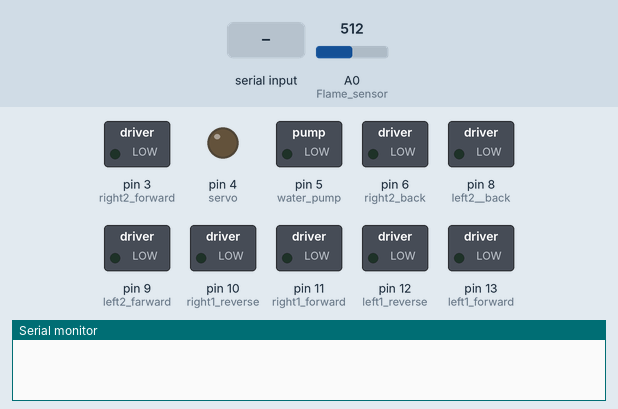
Bench run of a sketch on a simulated Arduino Uno, built with avr-gcc and run on an emulated ATmega328P. Parts: switched loads named in the sketch (green lamp = pin HIGH), output pins drawn as LEDs (lit = HIGH), the last lines printed to the serial monitor. Inputs (shaded band) come from the test bench; at power-on: A0 (Flame_sensor) = 512.

Above: at 1.2 s.
1.3 s: "B" received over Serial
At 2.4 s:
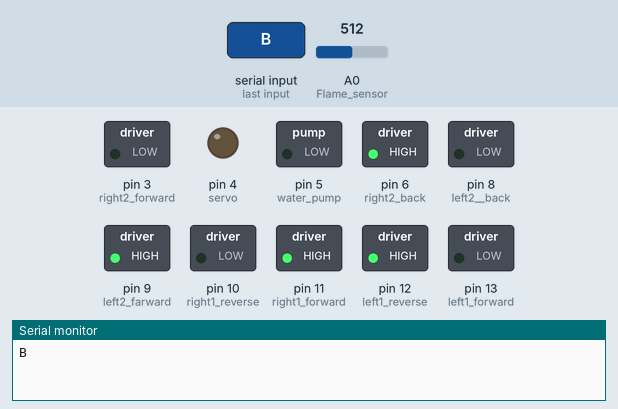
2.9 s: "F" received over Serial
At 3.6 s:
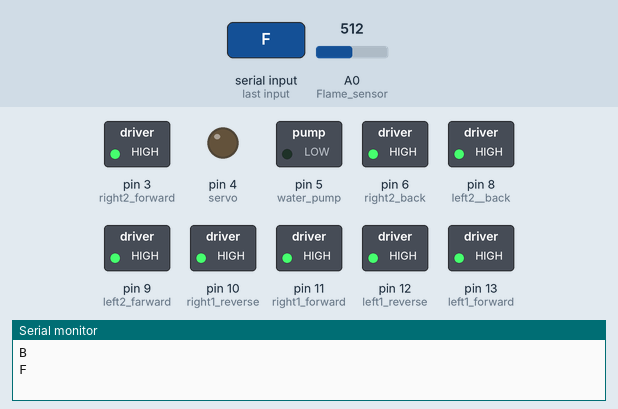
4.4 s: "W" received over Serial
At 4.7 s:
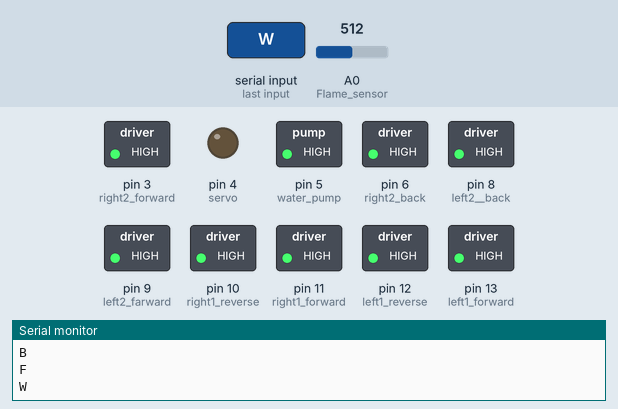
Timing chart, 0 to 7.4 s (numbered marks = the images above; inputs shaded):
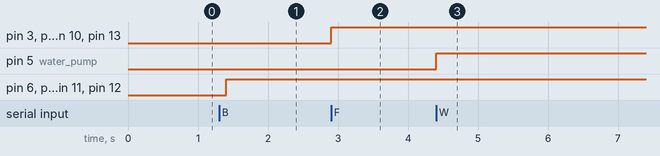

The sketch:

car-4.ino
```cpp
#include <SoftwareSerial.h>
#include <Servo.h>

Servo servoMotor;
char t;
bool pump; // Initialize pump to true

void setup() {
  pinMode(13, OUTPUT);  //left1 forward
  pinMode(12, OUTPUT);  //left1 reverse
  pinMode(11, OUTPUT);  //right1 forward
  pinMode(10, OUTPUT);  //right1 reverse
  pinMode(9, OUTPUT);   //left2 farward
  pinMode(8, OUTPUT);   //left2  back
  pinMode(3, OUTPUT);   //right2 forward
  pinMode(6, OUTPUT);   //right2 back
  pinMode(5, OUTPUT);   //water pump
  pinMode(4, OUTPUT);   //servo
  pinMode(A0, INPUT);   // Flame sensor
  Serial.begin(9600);
}

void loop() {
  if (Serial.available()) {
    t = Serial.read();
    Serial.println(t);
  }

  if (t == 'B') { // move  forward(all motors rotate in forward direction)
    digitalWrite(12, HIGH);
    digitalWrite(11, HIGH);
    digitalWrite(9, HIGH);
    digitalWrite(6, HIGH);
  }

  else if (t == 'F') { // move reverse (all  motors rotate in reverse direction)
    digitalWrite(13, HIGH);
    digitalWrite(10, HIGH);
    digitalWrite(8, HIGH);
    digitalWrite(3, HIGH);
  }

  else if (t == 'R') { // turn right (left side motors rotate in forward direction,  right side motors doesn't rotate)
    digitalWrite(13, HIGH);
    digitalWrite(3, HIGH);
  }

  else if (t == 'L') { // turn left (right side motors rotate in forward direction, left  side motors doesn't rotate)
    digitalWrite(10, HIGH);
    digitalWrite(8, HIGH);
  }

  else if (t == 'W') { // turn led on or off)
    digitalWrite(5, HIGH);
    pump = true; // Set pump to true when water pump is turned on
  } else if (t == 'w') {
    digitalWrite(5, LOW);
    pump = false; // Set pump to false when water pump is turned off
  }

  else if (t == 'S') { // STOP (all motors stop)
    digitalWrite(13, LOW);
    digitalWrite(12, LOW);
    digitalWrite(11, LOW);
    digitalWrite(10, LOW);
    digitalWrite(9, LOW);
    digitalWrite(8, LOW);
    digitalWrite(3, LOW);
    digitalWrite(6, LOW);
  }
  delay(100);

  if (pump == true) {
    int flameValue = analogRead(A0);
    // Adjust the flame threshold based on your sensor and environment
    if (flameValue > 200) {
      digitalWrite(5, HIGH);
      // Rotate the servo motor from 0 to 180 degrees
      for (int i = 0; i <= 180; i++) {
        servoMotor.write(i);
        delay(15); // Adjust the delay as needed
      }
      // Rotate the servo motor from 180 to 0 degrees
      for (int i = 180; i >= 0; i--) {
        servoMotor.write(i);
        delay(15); // Adjust the delay as needed
      }
    } else {
      digitalWrite(5, LOW);
      servoMotor.write(0);
      pump = false; // Set pump to false when flame condition is not met
    }
  }
}
```

Measured:
- after the input at 1.3 s, pin 6 (right2_back), pin 9 (left2_farward), pin 11 (right1_forward), pin 12 (left1_reverse): LOW → HIGH after 0.10 s
- after the input at 2.9 s, pin 3 (right2_forward), pin 8 (left2__back), pin 10 (right1_reverse), pin 13 (left1_forward): LOW → HIGH at once
- after the input at 4.4 s, pin 5 (water_pump): LOW → HIGH at once
